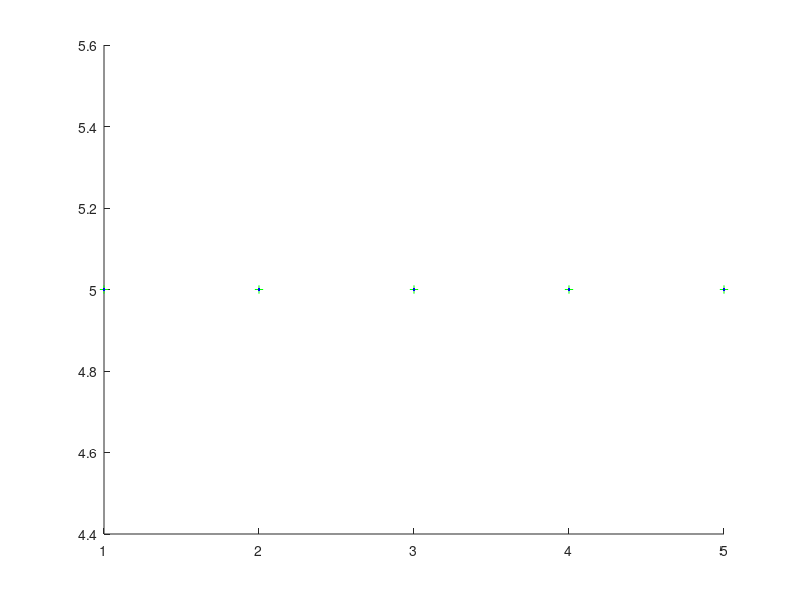

MATLAB code to generate this figure:
r1 = zeros();
R1 = zeros();
r2 = zeros();
R2 = zeros();
r3 = zeros();
R3 = zeros();
l = input('Lower limit of the range a: ');
u = input('Upper limit of the range b: ');
seed = input('Enter seed: ');
a = input('Give a (residue): ');
b = input('Give b(residue): ');
r = input('Give r0(residue): ');
m1 = input('Give m(residue): ');

r3(1) = input('Give r0(Arithmetic con): ');
r3(2) = input('Give r1(Arithmetic con.): ');
m2 = input('Give m(Arithmatic con.): ');
n = input('Give number of sample n: ');
figure('color','white');
hold all
%mid square
for i=1:n
    y = floor((seed^2)/100);
    z = floor(y/10000);
    x = (y/10000.00 - z)*10000;
    seed = x;
    r1(i)=x;
    R1(i) = l+ (u-l)*(r1(i)/10000);
    
end
%residue
x = r;
for i=1:n
    x = mod(a*x+b,m1);
    r2(i) = x;
    R2(i) =  l+ (u-l)*(r2(i)/m1);
end
%Arithmatic congruential
for i=3:n
    r3(i) = mod(r3(i-1)+r3(i-2),m2);
end;
for i=1:n
    R3(i) = l+ (u-l)*(r3(i)/m2);
end;

plot(R1,'r.');
plot(R2,'+g');
plot(R3,'b.');







